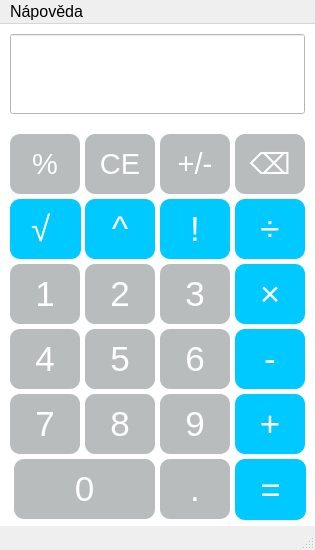
<?xml version="1.0" encoding="UTF-8"?>
<ui version="4.0">
 <class>Window</class>
 <widget class="QMainWindow" name="Window">
  <property name="geometry">
   <rect>
    <x>0</x>
    <y>0</y>
    <width>315</width>
    <height>550</height>
   </rect>
  </property>
  <property name="sizePolicy">
   <sizepolicy hsizetype="Fixed" vsizetype="Fixed">
    <horstretch>0</horstretch>
    <verstretch>0</verstretch>
   </sizepolicy>
  </property>
  <property name="minimumSize">
   <size>
    <width>315</width>
    <height>550</height>
   </size>
  </property>
  <property name="maximumSize">
   <size>
    <width>315</width>
    <height>550</height>
   </size>
  </property>
  <property name="font">
   <font>
    <family>Arial</family>
    <pointsize>12</pointsize>
   </font>
  </property>
  <property name="windowTitle">
   <string>Kalkulačka</string>
  </property>
  <property name="windowIcon">
   <iconset>
    <normaloff>../../../../Downloads/4470502.png</normaloff>../../../../Downloads/4470502.png</iconset>
  </property>
  <property name="styleSheet">
   <string notr="true"/>
  </property>
  <property name="inputMethodHints">
   <set>Qt::ImhNone</set>
  </property>
  <widget class="QWidget" name="centralwidget">
   <property name="maximumSize">
    <size>
     <width>16777215</width>
     <height>16777215</height>
    </size>
   </property>
   <property name="styleSheet">
    <string notr="true">QWidget{
    background-color: white;
}</string>
   </property>
   <widget class="QPushButton" name="button1">
    <property name="geometry">
     <rect>
      <x>10</x>
      <y>240</y>
      <width>70</width>
      <height>60</height>
     </rect>
    </property>
    <property name="font">
     <font>
      <family>Arial</family>
      <pointsize>26</pointsize>
      <bold>false</bold>
     </font>
    </property>
    <property name="styleSheet">
     <string notr="true">QPushButton{
    background-color: rgb(184, 188, 188);
    color: white;
    border-radius: 10%;
}

QPushButton:pressed{
    background-color: rgb(208, 212, 212);
    color: white;
    padding: 5px; 
}

</string>
    </property>
    <property name="text">
     <string>1</string>
    </property>
    <property name="shortcut">
     <string>1</string>
    </property>
   </widget>
   <widget class="QPushButton" name="button2">
    <property name="geometry">
     <rect>
      <x>85</x>
      <y>240</y>
      <width>70</width>
      <height>60</height>
     </rect>
    </property>
    <property name="font">
     <font>
      <family>Arial</family>
      <pointsize>26</pointsize>
      <bold>false</bold>
     </font>
    </property>
    <property name="styleSheet">
     <string notr="true">QPushButton{
    background-color: rgb(184, 188, 188);
    color: white;
    border-radius: 10%;
}

QPushButton:pressed{
    background-color: rgb(208, 212, 212);
    color: white;
    padding: 5px; 
}

</string>
    </property>
    <property name="text">
     <string>2</string>
    </property>
    <property name="shortcut">
     <string>2</string>
    </property>
   </widget>
   <widget class="QPushButton" name="button3">
    <property name="geometry">
     <rect>
      <x>160</x>
      <y>240</y>
      <width>70</width>
      <height>60</height>
     </rect>
    </property>
    <property name="font">
     <font>
      <family>Arial</family>
      <pointsize>26</pointsize>
      <bold>false</bold>
     </font>
    </property>
    <property name="cursor">
     <cursorShape>ArrowCursor</cursorShape>
    </property>
    <property name="toolTip">
     <string/>
    </property>
    <property name="accessibleName">
     <string/>
    </property>
    <property name="autoFillBackground">
     <bool>false</bool>
    </property>
    <property name="styleSheet">
     <string notr="true">QPushButton{
    background-color: rgb(184, 188, 188);
    color: white;
    border-radius: 10%;
}

QPushButton:pressed{
    background-color: rgb(208, 212, 212);
    color: white;
    padding: 5px; 
}

</string>
    </property>
    <property name="text">
     <string>3</string>
    </property>
    <property name="iconSize">
     <size>
      <width>16</width>
      <height>16</height>
     </size>
    </property>
    <property name="shortcut">
     <string>3</string>
    </property>
    <property name="checkable">
     <bool>false</bool>
    </property>
    <property name="3" stdset="0">
     <bool>false</bool>
    </property>
   </widget>
   <widget class="QPushButton" name="button6">
    <property name="geometry">
     <rect>
      <x>160</x>
      <y>305</y>
      <width>70</width>
      <height>60</height>
     </rect>
    </property>
    <property name="font">
     <font>
      <family>Arial</family>
      <pointsize>26</pointsize>
      <bold>false</bold>
     </font>
    </property>
    <property name="styleSheet">
     <string notr="true">QPushButton{
    background-color: rgb(184, 188, 188);
    color: white;
    border-radius: 10%;
}

QPushButton:pressed{
    background-color: rgb(208, 212, 212);
    color: white;
    padding: 5px; 
}

</string>
    </property>
    <property name="text">
     <string>6</string>
    </property>
    <property name="shortcut">
     <string>6</string>
    </property>
   </widget>
   <widget class="QPushButton" name="button5">
    <property name="geometry">
     <rect>
      <x>85</x>
      <y>305</y>
      <width>70</width>
      <height>60</height>
     </rect>
    </property>
    <property name="font">
     <font>
      <family>Arial</family>
      <pointsize>26</pointsize>
      <bold>false</bold>
     </font>
    </property>
    <property name="styleSheet">
     <string notr="true">QPushButton{
    background-color: rgb(184, 188, 188);
    color: white;
    border-radius: 10%;
}

QPushButton:pressed{
    background-color: rgb(208, 212, 212);
    color: white;
    padding: 5px; 
}

</string>
    </property>
    <property name="text">
     <string>5</string>
    </property>
    <property name="shortcut">
     <string>5</string>
    </property>
   </widget>
   <widget class="QPushButton" name="button4">
    <property name="geometry">
     <rect>
      <x>10</x>
      <y>305</y>
      <width>70</width>
      <height>60</height>
     </rect>
    </property>
    <property name="font">
     <font>
      <family>Arial</family>
      <pointsize>26</pointsize>
      <bold>false</bold>
     </font>
    </property>
    <property name="styleSheet">
     <string notr="true">QPushButton{
    background-color: rgb(184, 188, 188);
    color: white;
    border-radius: 10%;
}

QPushButton:pressed{
    background-color: rgb(208, 212, 212);
    color: white;
    padding: 5px; 
}

</string>
    </property>
    <property name="text">
     <string>4</string>
    </property>
    <property name="shortcut">
     <string>4</string>
    </property>
   </widget>
   <widget class="QPushButton" name="button9">
    <property name="geometry">
     <rect>
      <x>160</x>
      <y>370</y>
      <width>70</width>
      <height>60</height>
     </rect>
    </property>
    <property name="font">
     <font>
      <family>Arial</family>
      <pointsize>26</pointsize>
      <bold>false</bold>
     </font>
    </property>
    <property name="styleSheet">
     <string notr="true">QPushButton{
    background-color: rgb(184, 188, 188);
    color: white;
    border-radius: 10%;
}

QPushButton:pressed{
    background-color: rgb(208, 212, 212);
    color: white;
    padding: 5px; 
}

</string>
    </property>
    <property name="text">
     <string>9</string>
    </property>
    <property name="shortcut">
     <string>9</string>
    </property>
   </widget>
   <widget class="QPushButton" name="button8">
    <property name="geometry">
     <rect>
      <x>85</x>
      <y>370</y>
      <width>70</width>
      <height>60</height>
     </rect>
    </property>
    <property name="font">
     <font>
      <family>Arial</family>
      <pointsize>26</pointsize>
      <bold>false</bold>
     </font>
    </property>
    <property name="styleSheet">
     <string notr="true">QPushButton{
    background-color: rgb(184, 188, 188);
    color: white;
    border-radius: 10%;
}

QPushButton:pressed{
    background-color: rgb(208, 212, 212);
    color: white;
    padding: 5px; 
}

</string>
    </property>
    <property name="text">
     <string>8</string>
    </property>
    <property name="shortcut">
     <string>8</string>
    </property>
   </widget>
   <widget class="QPushButton" name="button7">
    <property name="geometry">
     <rect>
      <x>10</x>
      <y>370</y>
      <width>70</width>
      <height>60</height>
     </rect>
    </property>
    <property name="font">
     <font>
      <family>Arial</family>
      <pointsize>26</pointsize>
      <bold>false</bold>
     </font>
    </property>
    <property name="styleSheet">
     <string notr="true">QPushButton{
    background-color: rgb(184, 188, 188);
    color: white;
    border-radius: 10%;
}

QPushButton:pressed{
    background-color: rgb(208, 212, 212);
    color: white;
    padding: 5px; 
}

</string>
    </property>
    <property name="text">
     <string>7</string>
    </property>
    <property name="shortcut">
     <string>7</string>
    </property>
   </widget>
   <widget class="QPushButton" name="button0">
    <property name="geometry">
     <rect>
      <x>14</x>
      <y>435</y>
      <width>141</width>
      <height>60</height>
     </rect>
    </property>
    <property name="font">
     <font>
      <family>Arial</family>
      <pointsize>26</pointsize>
      <bold>false</bold>
     </font>
    </property>
    <property name="styleSheet">
     <string notr="true">QPushButton{
    background-color: rgb(184, 188, 188);
    color: white;
    border-radius: 10%;
}

QPushButton:pressed{
    background-color: rgb(208, 212, 212);
    color: white;
    padding: 5px; 
}

</string>
    </property>
    <property name="text">
     <string>0</string>
    </property>
    <property name="shortcut">
     <string>0</string>
    </property>
   </widget>
   <widget class="QLineEdit" name="Vystup">
    <property name="geometry">
     <rect>
      <x>10</x>
      <y>10</y>
      <width>295</width>
      <height>80</height>
     </rect>
    </property>
    <property name="font">
     <font>
      <family>Arial</family>
      <pointsize>25</pointsize>
      <bold>false</bold>
     </font>
    </property>
    <property name="whatsThis">
     <string/>
    </property>
    <property name="accessibleName">
     <string/>
    </property>
    <property name="styleSheet">
     <string notr="true">QLineEdit{
color: black;
}</string>
    </property>
    <property name="inputMethodHints">
     <set>Qt::ImhNone</set>
    </property>
    <property name="readOnly">
     <bool>true</bool>
    </property>
   </widget>
   <widget class="QPushButton" name="plus_minus">
    <property name="geometry">
     <rect>
      <x>160</x>
      <y>110</y>
      <width>70</width>
      <height>60</height>
     </rect>
    </property>
    <property name="font">
     <font>
      <family>Arial</family>
      <pointsize>22</pointsize>
     </font>
    </property>
    <property name="styleSheet">
     <string notr="true">QPushButton{
    background-color: rgb(184, 188, 188);
    color: white;
    border-radius: 10%;
}

QPushButton:pressed{
    background-color: rgb(208, 212, 212);
    color: white;
    padding: 5px; 
}
</string>
    </property>
    <property name="text">
     <string>+/-</string>
    </property>
   </widget>
   <widget class="QPushButton" name="CE">
    <property name="geometry">
     <rect>
      <x>85</x>
      <y>110</y>
      <width>70</width>
      <height>60</height>
     </rect>
    </property>
    <property name="font">
     <font>
      <family>Arial</family>
      <pointsize>22</pointsize>
     </font>
    </property>
    <property name="styleSheet">
     <string notr="true">QPushButton{
    background-color: rgb(184, 188, 188);
    color: white;
    border-radius: 10%;
}

QPushButton:pressed{
    background-color: rgb(208, 212, 212);
    color: white;
    padding: 5px; 
}
</string>
    </property>
    <property name="text">
     <string>CE</string>
    </property>
   </widget>
   <widget class="QPushButton" name="modulo">
    <property name="geometry">
     <rect>
      <x>10</x>
      <y>110</y>
      <width>70</width>
      <height>60</height>
     </rect>
    </property>
    <property name="font">
     <font>
      <family>Arial</family>
      <pointsize>22</pointsize>
     </font>
    </property>
    <property name="whatsThis">
     <string>&lt;html&gt;&lt;head/&gt;&lt;body&gt;&lt;p&gt;&lt;br/&gt;&lt;/p&gt;&lt;/body&gt;&lt;/html&gt;</string>
    </property>
    <property name="styleSheet">
     <string notr="true">QPushButton{
    background-color: rgb(184, 188, 188);
    color: white;
    border-radius: 10%;
}

QPushButton:pressed{
    background-color: rgb(208, 212, 212);
    color: white;
    padding: 5px; 
}
</string>
    </property>
    <property name="text">
     <string>%</string>
    </property>
    <property name="shortcut">
     <string>%</string>
    </property>
   </widget>
   <widget class="QPushButton" name="backspace">
    <property name="geometry">
     <rect>
      <x>235</x>
      <y>110</y>
      <width>70</width>
      <height>60</height>
     </rect>
    </property>
    <property name="font">
     <font>
      <family>Arial</family>
      <pointsize>22</pointsize>
     </font>
    </property>
    <property name="styleSheet">
     <string notr="true">QPushButton{
    background-color: rgb(184, 188, 188);
    color: white;
    border-radius: 10%;
}

QPushButton:pressed{
    background-color: rgb(208, 212, 212);
    color: white;
    padding: 5px; 
}
</string>
    </property>
    <property name="text">
     <string>⌫</string>
    </property>
    <property name="shortcut">
     <string>Backspace</string>
    </property>
   </widget>
   <widget class="QPushButton" name="div">
    <property name="geometry">
     <rect>
      <x>235</x>
      <y>175</y>
      <width>70</width>
      <height>60</height>
     </rect>
    </property>
    <property name="font">
     <font>
      <family>Arial</family>
      <pointsize>26</pointsize>
     </font>
    </property>
    <property name="styleSheet">
     <string notr="true">QPushButton{
    background-color: rgb(0, 201, 255);
    color: white;
    border-radius: 10%;
}

QPushButton:pressed{
    background-color: rgb(0, 201, 255);
    color: rgb(104, 226, 255);
    padding: 5px; 
}
</string>
    </property>
    <property name="text">
     <string>÷</string>
    </property>
    <property name="shortcut">
     <string>/</string>
    </property>
   </widget>
   <widget class="QPushButton" name="mul">
    <property name="geometry">
     <rect>
      <x>235</x>
      <y>240</y>
      <width>70</width>
      <height>60</height>
     </rect>
    </property>
    <property name="font">
     <font>
      <family>Arial</family>
      <pointsize>26</pointsize>
     </font>
    </property>
    <property name="styleSheet">
     <string notr="true">QPushButton{
    background-color: rgb(0, 201, 255);
    color: white;
    border-radius: 10%;
}

QPushButton:pressed{
    background-color: rgb(0, 201, 255);
    color: rgb(104, 226, 255);
    padding: 5px; 
}
</string>
    </property>
    <property name="text">
     <string>×</string>
    </property>
    <property name="shortcut">
     <string>X</string>
    </property>
   </widget>
   <widget class="QPushButton" name="sub">
    <property name="geometry">
     <rect>
      <x>235</x>
      <y>305</y>
      <width>70</width>
      <height>60</height>
     </rect>
    </property>
    <property name="font">
     <font>
      <family>Arial</family>
      <pointsize>26</pointsize>
     </font>
    </property>
    <property name="styleSheet">
     <string notr="true">QPushButton{
    background-color: rgb(0, 201, 255);
    color: white;
    border-radius: 10%;
}

QPushButton:pressed{
    background-color: rgb(0, 201, 255);
    color: rgb(104, 226, 255);
    padding: 5px; 
}
</string>
    </property>
    <property name="text">
     <string>-</string>
    </property>
    <property name="shortcut">
     <string>-</string>
    </property>
   </widget>
   <widget class="QPushButton" name="sum">
    <property name="geometry">
     <rect>
      <x>235</x>
      <y>370</y>
      <width>70</width>
      <height>60</height>
     </rect>
    </property>
    <property name="font">
     <font>
      <family>Arial</family>
      <pointsize>26</pointsize>
     </font>
    </property>
    <property name="styleSheet">
     <string notr="true">QPushButton{
    background-color: rgb(0, 201, 255);
    color: white;
    border-radius: 10%;
}

QPushButton:pressed{
    background-color: rgb(0, 201, 255);
    color: rgb(104, 226, 255);
    padding: 5px; 
}
</string>
    </property>
    <property name="text">
     <string>+</string>
    </property>
    <property name="shortcut">
     <string>+</string>
    </property>
   </widget>
   <widget class="QPushButton" name="res">
    <property name="geometry">
     <rect>
      <x>235</x>
      <y>435</y>
      <width>71</width>
      <height>61</height>
     </rect>
    </property>
    <property name="font">
     <font>
      <family>Arial</family>
      <pointsize>26</pointsize>
      <bold>false</bold>
     </font>
    </property>
    <property name="styleSheet">
     <string notr="true">QPushButton{
    background-color: rgb(0, 201, 255);
    color: white;
    border-radius: 10%;
}

QPushButton:pressed{
    background-color: rgb(0, 201, 255);
    color: rgb(104, 226, 255);
    padding: 5px; 
}
</string>
    </property>
    <property name="text">
     <string>=</string>
    </property>
    <property name="shortcut">
     <string>Return</string>
    </property>
   </widget>
   <widget class="QPushButton" name="decimal">
    <property name="geometry">
     <rect>
      <x>160</x>
      <y>435</y>
      <width>70</width>
      <height>60</height>
     </rect>
    </property>
    <property name="font">
     <font>
      <family>Arial</family>
      <pointsize>26</pointsize>
      <bold>false</bold>
     </font>
    </property>
    <property name="styleSheet">
     <string notr="true">QPushButton{
    background-color: rgb(184, 188, 188);
    color: white;
    border-radius: 10%;
}

QPushButton:pressed{
    background-color: rgb(208, 212, 212);
    color: white;
    padding: 5px; 
}

</string>
    </property>
    <property name="text">
     <string>.</string>
    </property>
    <property name="shortcut">
     <string>.</string>
    </property>
   </widget>
   <widget class="QPushButton" name="factorial">
    <property name="geometry">
     <rect>
      <x>160</x>
      <y>175</y>
      <width>70</width>
      <height>60</height>
     </rect>
    </property>
    <property name="font">
     <font>
      <family>Arial</family>
      <pointsize>26</pointsize>
     </font>
    </property>
    <property name="styleSheet">
     <string notr="true">QPushButton{
    background-color: rgb(0, 201, 255);
    color: white;
    border-radius: 10%;
}

QPushButton:pressed{
    background-color: rgb(0, 201, 255);
    color: rgb(104, 226, 255);
    padding: 5px; 
}
</string>
    </property>
    <property name="text">
     <string>!</string>
    </property>
    <property name="shortcut">
     <string>!</string>
    </property>
   </widget>
   <widget class="QPushButton" name="pow">
    <property name="geometry">
     <rect>
      <x>85</x>
      <y>175</y>
      <width>70</width>
      <height>60</height>
     </rect>
    </property>
    <property name="font">
     <font>
      <family>Arial</family>
      <pointsize>26</pointsize>
     </font>
    </property>
    <property name="styleSheet">
     <string notr="true">QPushButton{
    background-color: rgb(0, 201, 255);
    color: white;
    border-radius: 10%;
}

QPushButton:pressed{
    background-color: rgb(0, 201, 255);
    color: rgb(104, 226, 255);
    padding: 5px; 
}
</string>
    </property>
    <property name="text">
     <string>^</string>
    </property>
   </widget>
   <widget class="QPushButton" name="odmocnina">
    <property name="geometry">
     <rect>
      <x>10</x>
      <y>175</y>
      <width>71</width>
      <height>60</height>
     </rect>
    </property>
    <property name="font">
     <font>
      <family>Arial</family>
      <pointsize>26</pointsize>
     </font>
    </property>
    <property name="styleSheet">
     <string notr="true">QPushButton{
    background-color: rgb(0, 201, 255);
    color: white;
    border-radius: 10%;
}

QPushButton:pressed{
    background-color: rgb(0, 201, 255);
    color: rgb(104, 226, 255);
    padding: 5px; 
}
</string>
    </property>
    <property name="text">
     <string>√ </string>
    </property>
   </widget>
  </widget>
  <widget class="QMenuBar" name="menubar">
   <property name="geometry">
    <rect>
     <x>0</x>
     <y>0</y>
     <width>315</width>
     <height>22</height>
    </rect>
   </property>
   <widget class="QMenu" name="napoveda">
    <property name="font">
     <font>
      <family>Gabriola</family>
      <pointsize>10</pointsize>
     </font>
    </property>
    <property name="title">
     <string>Nápověda</string>
    </property>
    <widget class="QMenu" name="menuMaz_n">
     <property name="font">
      <font>
       <family>Arial</family>
       <pointsize>10</pointsize>
      </font>
     </property>
     <property name="title">
      <string>Mazání</string>
     </property>
     <widget class="QMenu" name="menuBackspace">
      <property name="title">
       <string>Backspace</string>
      </property>
      <addaction name="actionOdstran_jeden_znak"/>
     </widget>
     <widget class="QMenu" name="menuCE">
      <property name="title">
       <string>CE</string>
      </property>
      <addaction name="actionVyma_e_aktu_ln_dek"/>
     </widget>
     <addaction name="menuBackspace"/>
     <addaction name="menuCE"/>
    </widget>
    <widget class="QMenu" name="menuMatematick_funkce">
     <property name="title">
      <string>Matematické funkce</string>
     </property>
     <widget class="QMenu" name="menuOdmocnina">
      <property name="title">
       <string>Odmocnina</string>
      </property>
      <addaction name="actionNejd_v_exponent_potom_z_klad"/>
     </widget>
     <widget class="QMenu" name="menuFaktori_l">
      <property name="title">
       <string>Faktoriál</string>
      </property>
      <addaction name="actionVypo_t_faktori_l_ze_zadan_ho_sla"/>
     </widget>
     <widget class="QMenu" name="menuModulo">
      <property name="title">
       <string>Modulo</string>
      </property>
      <addaction name="actionHodnota_kterou_chceme_vyd_lit_potom_hodnota_kteou_d_l_me"/>
      <addaction name="actionV_dledkem_je_zbytek_po_d_len"/>
     </widget>
     <widget class="QMenu" name="menuObecn_mocnina">
      <property name="title">
       <string>Obecná mocnina</string>
      </property>
      <addaction name="actionHodnota_kterou_chceme_umocnit_potom_exponent"/>
     </widget>
     <widget class="QMenu" name="menuN_sobnen">
      <property name="title">
       <string>Násobnení </string>
      </property>
      <addaction name="action1_hodnota_pro_n_soben_potom_2_hodnota_pro_n_soben"/>
     </widget>
     <widget class="QMenu" name="menud_len">
      <property name="title">
       <string>dělení </string>
      </property>
      <addaction name="actionD_lenec_potom_d_litel"/>
     </widget>
     <widget class="QMenu" name="menus_t_n">
      <property name="title">
       <string>sčítání </string>
      </property>
      <addaction name="actionPrvn_hodnota_k_se_ten_druh_hodnota_k_se_ten"/>
     </widget>
     <widget class="QMenu" name="menuod_t_n">
      <property name="title">
       <string>odčítání</string>
      </property>
      <addaction name="actionHodnota_od_kter_se_od_t_hodnota_kter_se_od_t"/>
     </widget>
     <addaction name="actionPro_v_po_et_matematick_funkce_je_pot_eba_zadat_slo_operaci_slo_Pro_v_po_et_funkce_slou_tla_tko_rovn_tka_2"/>
     <addaction name="menuOdmocnina"/>
     <addaction name="menuFaktori_l"/>
     <addaction name="menuModulo"/>
     <addaction name="menuObecn_mocnina"/>
     <addaction name="menuN_sobnen"/>
     <addaction name="menud_len"/>
     <addaction name="menus_t_n"/>
     <addaction name="menuod_t_n"/>
    </widget>
    <widget class="QMenu" name="menuZm_na_znam_nka">
     <property name="title">
      <string>Změna znaménka</string>
     </property>
     <addaction name="actionNejd_ve_slo_potom_tla_tko_pro_zm_nu_znam_nka"/>
    </widget>
    <addaction name="menuMaz_n"/>
    <addaction name="menuMatematick_funkce"/>
    <addaction name="menuZm_na_znam_nka"/>
   </widget>
   <addaction name="napoveda"/>
  </widget>
  <widget class="QStatusBar" name="statusbar">
   <property name="enabled">
    <bool>false</bool>
   </property>
   <property name="font">
    <font>
     <family>Arial</family>
     <pointsize>12</pointsize>
    </font>
   </property>
  </widget>
  <action name="actionOdmocnina">
   <property name="text">
    <string>Odmocnina</string>
   </property>
  </action>
  <action name="actionFaktori_l">
   <property name="text">
    <string>Faktoriál</string>
   </property>
  </action>
  <action name="actionOdstran_jeden_znak">
   <property name="text">
    <string>Odstraní jeden znak</string>
   </property>
  </action>
  <action name="actionVyma_e_v_echno">
   <property name="text">
    <string>Vymaže všechno</string>
   </property>
  </action>
  <action name="actionVyma_e_aktu_ln_dek">
   <property name="text">
    <string>Smaže vše</string>
   </property>
  </action>
  <action name="actionVypo_t_faktori_l_ze_zadan_ho_sla">
   <property name="text">
    <string>číslo pro vypočítat faktoriál, tlačítko faktoriál </string>
   </property>
  </action>
  <action name="actionNejd_v_exponent_potom_z_klad">
   <property name="text">
    <string>Základ, potom exponent</string>
   </property>
  </action>
  <action name="actionzm_na_znam_nka">
   <property name="text">
    <string>změna znaménka</string>
   </property>
  </action>
  <action name="actionNejd_ve_slo_potom_tla_tko_pro_zm_nu_znam_nka">
   <property name="text">
    <string>Nejdříve číslo, potom tlačítko pro změnu znaménka</string>
   </property>
  </action>
  <action name="actionHodnota_kterou_chceme_vyd_lit_potom_hodnota_kteou_d_l_me">
   <property name="text">
    <string>Hodnota kterou chceme vydělit, potom hodnota kteou dělíme</string>
   </property>
  </action>
  <action name="actionV_dledkem_je_zbytek_po_d_len">
   <property name="text">
    <string>Výdledkem je zbytek po dělení</string>
   </property>
  </action>
  <action name="actionHodnota_kterou_chceme_umocnit_potom_exponent">
   <property name="text">
    <string>Hodnota kterou chceme umocnit, potom exponent</string>
   </property>
  </action>
  <action name="action1_hodnota_pro_n_soben_potom_2_hodnota_pro_n_soben">
   <property name="text">
    <string>1. hodnota pro násobení, potom 2. hodnota pro násobení</string>
   </property>
  </action>
  <action name="actionD_lenec_potom_d_litel">
   <property name="text">
    <string>Dělenec, potom dělitel</string>
   </property>
  </action>
  <action name="actionPrvn_hodnota_k_se_ten_druh_hodnota_k_se_ten">
   <property name="text">
    <string>První hodnota k sečtení, druhá hodnota k sečtení</string>
   </property>
  </action>
  <action name="actionHodnota_od_kter_se_od_t_hodnota_kter_se_od_t">
   <property name="text">
    <string>Hodnota od které se odčítá, hodnota která se odčítá</string>
   </property>
  </action>
  <action name="actionPro_v_po_et_matematick_funkce_je_pot_eba_zadat_slo_operaci_slo_Pro_v_po_et_funkce_slou_tla_tko_rovn_tka">
   <property name="text">
    <string>Pro výpočet matematické funkce je potřeba zadat číslo, operaci, číslo. Pro výpočet funkce slouží tlačítko rovnítka</string>
   </property>
  </action>
  <action name="actionPro_v_po_et_matematick_funkce_je_pot_eba_zadat_slo_operaci_slo_Pro_v_po_et_funkce_slou_tla_tko_rovn_tka_2">
   <property name="text">
    <string>1. zadat číslo            2. zadat operaci            3. zadat druhé číslo             4. Tlačítko rovnítka</string>
   </property>
  </action>
  <action name="actionahoj">
   <property name="text">
    <string>ahoj</string>
   </property>
  </action>
 </widget>
 <tabstops>
  <tabstop>Vystup</tabstop>
  <tabstop>button3</tabstop>
  <tabstop>button6</tabstop>
  <tabstop>button4</tabstop>
  <tabstop>modulo</tabstop>
  <tabstop>button9</tabstop>
  <tabstop>button8</tabstop>
  <tabstop>button7</tabstop>
  <tabstop>button0</tabstop>
  <tabstop>button1</tabstop>
  <tabstop>plus_minus</tabstop>
  <tabstop>CE</tabstop>
  <tabstop>button5</tabstop>
  <tabstop>backspace</tabstop>
  <tabstop>div</tabstop>
  <tabstop>mul</tabstop>
  <tabstop>sub</tabstop>
  <tabstop>sum</tabstop>
  <tabstop>res</tabstop>
  <tabstop>decimal</tabstop>
  <tabstop>factorial</tabstop>
  <tabstop>pow</tabstop>
  <tabstop>odmocnina</tabstop>
  <tabstop>button2</tabstop>
 </tabstops>
 <resources/>
 <connections/>
</ui>
